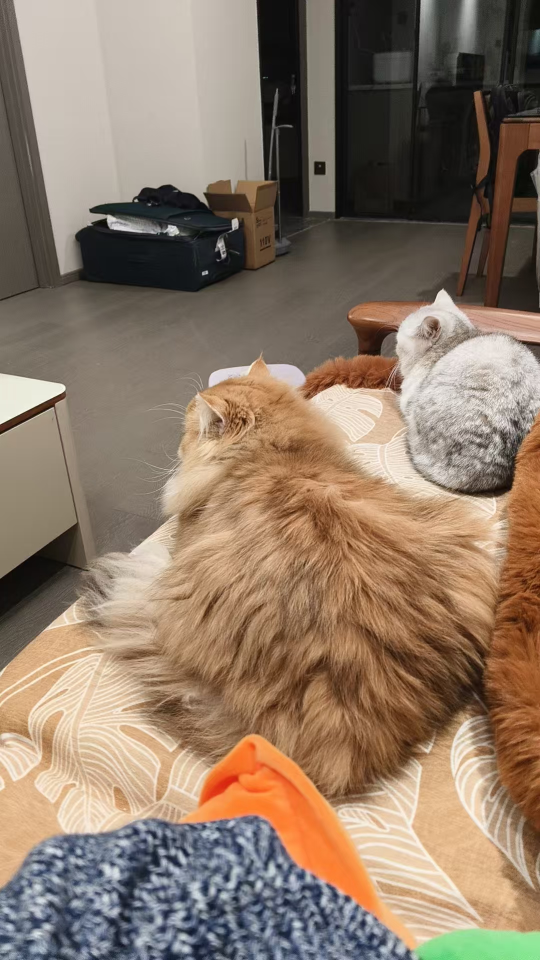
#> input picture Final/cat.jpg, 1080 x 1920 px (shown at 1/2 size)
$ jupyter execute --allow-errors opencv.ipynb
#> lines starting #> are read from the running program, lines starting #| are printed output that depends on the picture; after the words box and inside, x2 and y2 are one past the last pixel; in counts of white or black regions, pixels touching at a corner belong together
[cell 1]
# 导入 OpenCV 库
import cv2
import matplotlib.pyplot as plt

# 1. 读取图像
# 替换为实际的图像路径，这里是当前目录下的 "cat.jpg"
image_path = "./cat.jpg"
image = cv2.imread(image_path)
#> image is the input picture: shape (1920, 1080, 3); mean B, G, R 103.9, 121.9, 142

[cell 2]
# 检查图像是否成功读取
if image is None:
    print("错误：无法加载图像，请检查路径是否正确。")
    exit()

[cell 3]
# OpenCV 读取的图像是 BGR 颜色格式，Matplotlib 需要 RGB
image_rgb = cv2.cvtColor(image, cv2.COLOR_BGR2RGB)

# 显示图片
plt.imshow(image_rgb)
plt.axis("off")  # 关闭坐标轴
plt.show()

[cell 4]
print(len(image_rgb))
#| 1920
print(len(image_rgb[1]))
#| 1080

[cell 5]
image.shape
#> Out = (1920, 1080, 3)

[cell 6]
cv2.imwrite("output_image.jpg", image)
#> Out = True

[cell 7]
# 获取像素值 (BGR 格式)
pixel_value = image[100, 100]  # 获取 (100, 100) 处的像素值
#> pixel_value = [189, 198, 207]

# 修改像素值
image[100, 100] = [255, 255, 255]  # 将 (100, 100) 处的像素设置为白色
#> image: shape (1920, 1080, 3); under 0.01% of pixels changed, all inside (x1, y1, x2, y2) = (100, 100, 101, 101)

[cell 8]
# 获取 ROI
roi = image[50:150, 50:150]  # 获取 (50,50) 到 (150,150) 的区域
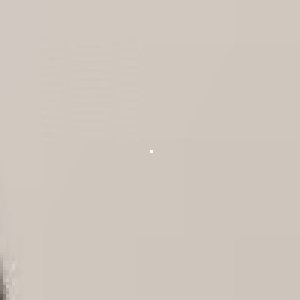
#> roi: shape (100, 100, 3) (shown 3 times larger); mean B, G, R 189.3, 198.2, 207.2

[cell 9]
image[50:150, 50:150] = [0, 255, 0]  # 将 ROI 区域设置为绿色
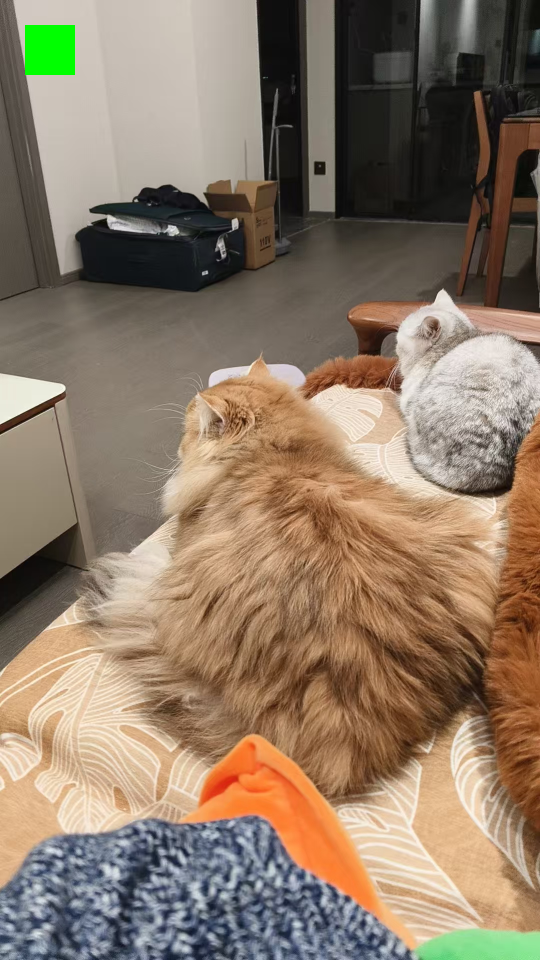
#> image: shape (1920, 1080, 3) (shown at 1/2 size); mean B, G, R 103, 122.2, 141

[cell 10]
# 分离通道
b, g, r = cv2.split(image)
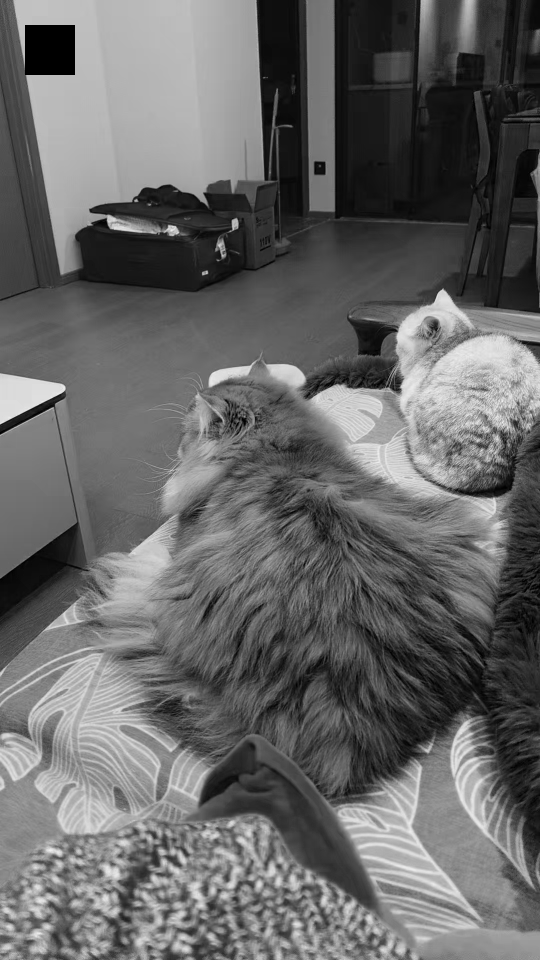
#> b: shape (1920, 1080) (shown at 1/2 size); min 0, max 245, mean 103
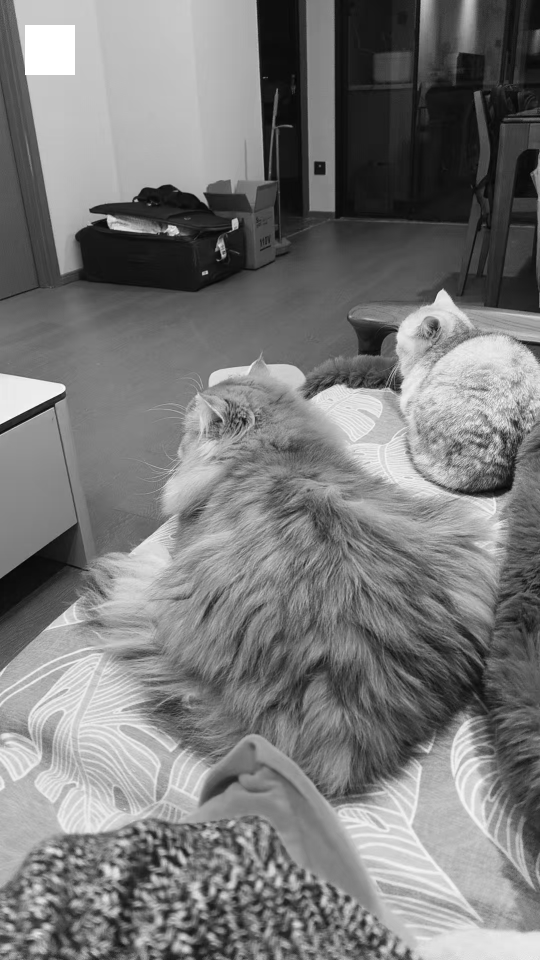
#> g: shape (1920, 1080) (shown at 1/2 size); min 0, max 255, mean 122.2
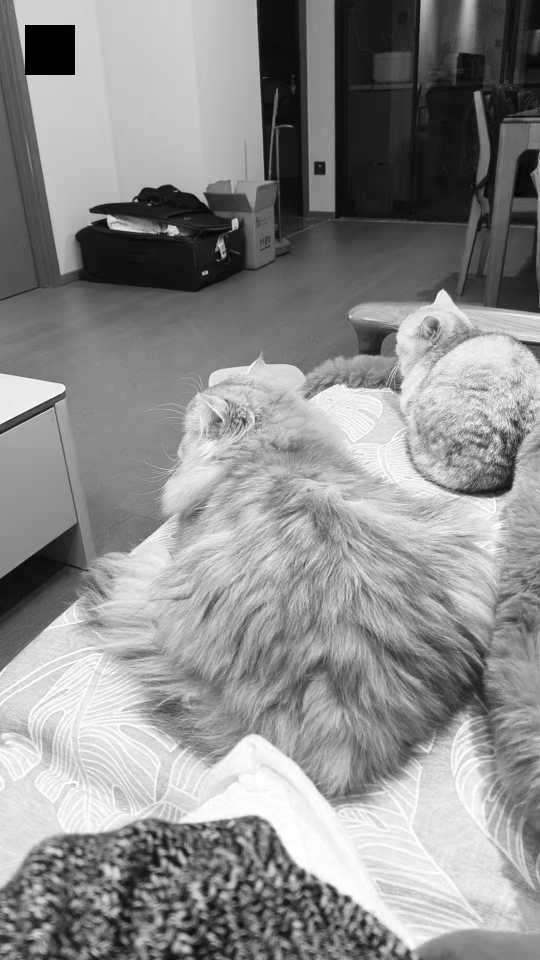
#> r: shape (1920, 1080) (shown at 1/2 size); min 0, max 255, mean 141
b

[cell 11]
# OpenCV 读取的图像是 BGR 颜色格式，Matplotlib 需要 RGB
image_rgb = cv2.cvtColor(b, cv2.COLOR_BGR2RGB)

# 显示图片
plt.imshow(image_rgb)
plt.axis("off")  # 关闭坐标轴
plt.show()
